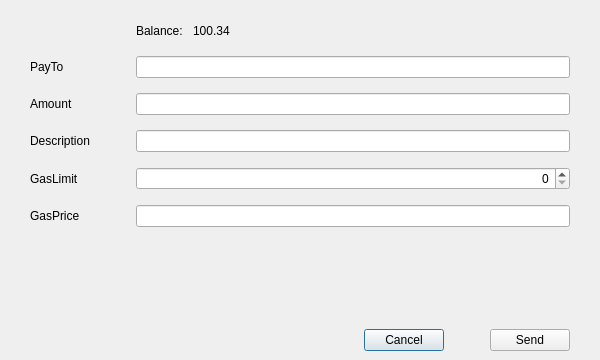
<?xml version="1.0" encoding="UTF-8"?>
<ui version="4.0">
 <class>SendTokenPage</class>
 <widget class="QDialog" name="SendTokenPage">
  <property name="enabled">
   <bool>true</bool>
  </property>
  <property name="geometry">
   <rect>
    <x>0</x>
    <y>0</y>
    <width>600</width>
    <height>360</height>
   </rect>
  </property>
  <property name="windowTitle">
   <string>Send</string>
  </property>
  <layout class="QVBoxLayout" name="verticalLayout">
   <property name="leftMargin">
    <number>0</number>
   </property>
   <property name="rightMargin">
    <number>0</number>
   </property>
   <property name="bottomMargin">
    <number>0</number>
   </property>
   <item>
    <spacer name="verticalSpacer_2">
     <property name="orientation">
      <enum>Qt::Vertical</enum>
     </property>
     <property name="sizeType">
      <enum>QSizePolicy::Fixed</enum>
     </property>
     <property name="sizeHint" stdset="0">
      <size>
       <width>20</width>
       <height>10</height>
      </size>
     </property>
    </spacer>
   </item>
   <item>
    <layout class="QGridLayout" name="gridLayout">
     <property name="leftMargin">
      <number>30</number>
     </property>
     <property name="rightMargin">
      <number>30</number>
     </property>
     <property name="verticalSpacing">
      <number>15</number>
     </property>
     <item row="5" column="0">
      <widget class="QLabel" name="labelGasPrice">
       <property name="minimumSize">
        <size>
         <width>100</width>
         <height>0</height>
        </size>
       </property>
       <property name="text">
        <string>GasPrice</string>
       </property>
      </widget>
     </item>
     <item row="4" column="0">
      <widget class="QLabel" name="labelGasLimit">
       <property name="minimumSize">
        <size>
         <width>100</width>
         <height>0</height>
        </size>
       </property>
       <property name="text">
        <string>GasLimit</string>
       </property>
      </widget>
     </item>
     <item row="2" column="1">
      <widget class="TokenAmountField" name="lineEditAmount"/>
     </item>
     <item row="3" column="1">
      <widget class="QLineEdit" name="lineEditDescription"/>
     </item>
     <item row="1" column="0">
      <widget class="QLabel" name="labelPayTo">
       <property name="minimumSize">
        <size>
         <width>100</width>
         <height>0</height>
        </size>
       </property>
       <property name="text">
        <string>PayTo</string>
       </property>
      </widget>
     </item>
     <item row="1" column="1">
      <widget class="QValidatedLineEdit" name="lineEditPayTo"/>
     </item>
     <item row="4" column="1">
      <widget class="QSpinBox" name="lineEditGasLimit">
       <property name="alignment">
        <set>Qt::AlignRight|Qt::AlignTrailing|Qt::AlignVCenter</set>
       </property>
      </widget>
     </item>
     <item row="2" column="0">
      <widget class="QLabel" name="labelAmount">
       <property name="minimumSize">
        <size>
         <width>100</width>
         <height>0</height>
        </size>
       </property>
       <property name="text">
        <string>Amount</string>
       </property>
      </widget>
     </item>
     <item row="3" column="0">
      <widget class="QLabel" name="labelDescription">
       <property name="minimumSize">
        <size>
         <width>100</width>
         <height>0</height>
        </size>
       </property>
       <property name="text">
        <string>Description</string>
       </property>
      </widget>
     </item>
     <item row="5" column="1">
      <widget class="BitcoinAmountField" name="lineEditGasPrice"/>
     </item>
     <item row="0" column="1">
      <layout class="QHBoxLayout" name="horizontalLayout">
       <item>
        <widget class="QLabel" name="labelTokenBalanceText">
         <property name="text">
          <string>Balance:</string>
         </property>
        </widget>
     </item>
       <item>
        <spacer name="horizontalSpacer_4">
         <property name="orientation">
          <enum>Qt::Horizontal</enum>
         </property>
         <property name="sizeType">
          <enum>QSizePolicy::Fixed</enum>
         </property>
         <property name="sizeHint" stdset="0">
          <size>
           <width>10</width>
           <height>20</height>
          </size>
         </property>
        </spacer>
     </item>
       <item>
        <widget class="QLabel" name="labelTokenBalance">
         <property name="text">
          <string>100.34</string>
         </property>
         <property name="textInteractionFlags">
          <set>Qt::LinksAccessibleByMouse|Qt::TextSelectableByMouse</set>
         </property>
        </widget>
     </item>
       <item>
        <spacer name="horizontalSpacer_3">
         <property name="orientation">
          <enum>Qt::Horizontal</enum>
         </property>
         <property name="sizeHint" stdset="0">
          <size>
           <width>40</width>
           <height>20</height>
          </size>
       </property>
        </spacer>
     </item>
      </layout>
     </item>
    </layout>
   </item>
   <item>
    <spacer name="verticalSpacer">
     <property name="orientation">
      <enum>Qt::Vertical</enum>
     </property>
     <property name="sizeType">
      <enum>QSizePolicy::MinimumExpanding</enum>
     </property>
     <property name="sizeHint" stdset="0">
      <size>
       <width>20</width>
       <height>40</height>
      </size>
     </property>
    </spacer>
   </item>
   <item>
    <widget class="QWidget" name="buttonsContainerWhite" native="true">
     <layout class="QHBoxLayout" name="horizontalLayout_2">
      <property name="leftMargin">
       <number>30</number>
      </property>
      <property name="rightMargin">
       <number>30</number>
      </property>
     <item>
      <spacer name="horizontalSpacer">
       <property name="orientation">
        <enum>Qt::Horizontal</enum>
       </property>
       <property name="sizeType">
        <enum>QSizePolicy::Expanding</enum>
       </property>
       <property name="sizeHint" stdset="0">
        <size>
         <width>40</width>
         <height>20</height>
        </size>
       </property>
      </spacer>
     </item>
     <item>
      <widget class="QPushButton" name="clearButton">
       <property name="text">
         <string>Cancel</string>
       </property>
      </widget>
     </item>
     <item>
      <spacer name="horizontalSpacer_2">
       <property name="orientation">
        <enum>Qt::Horizontal</enum>
       </property>
       <property name="sizeType">
        <enum>QSizePolicy::Fixed</enum>
       </property>
       <property name="sizeHint" stdset="0">
        <size>
         <width>40</width>
         <height>20</height>
        </size>
       </property>
      </spacer>
     </item>
     <item>
      <widget class="QPushButton" name="confirmButton">
       <property name="text">
         <string>Send</string>
       </property>
      </widget>
     </item>
    </layout>
    </widget>
   </item>
  </layout>
 </widget>
 <customwidgets>
  <customwidget>
   <class>QValidatedLineEdit</class>
   <extends>QLineEdit</extends>
   <header>qt/qvalidatedlineedit.h</header>
  </customwidget>
  <customwidget>
   <class>BitcoinAmountField</class>
   <extends>QLineEdit</extends>
   <header>qt/bitcoinamountfield.h</header>
   <container>1</container>
  </customwidget>
  <customwidget>
   <class>TokenAmountField</class>
   <extends>QLineEdit</extends>
   <header>qt/tokenamountfield.h</header>
   <container>1</container>
  </customwidget>
 </customwidgets>
 <tabstops>
  <tabstop>lineEditPayTo</tabstop>
  <tabstop>lineEditAmount</tabstop>
  <tabstop>lineEditDescription</tabstop>
  <tabstop>lineEditGasLimit</tabstop>
  <tabstop>lineEditGasPrice</tabstop>
  <tabstop>confirmButton</tabstop>
  <tabstop>clearButton</tabstop>
 </tabstops>
 <resources/>
 <connections/>
</ui>
